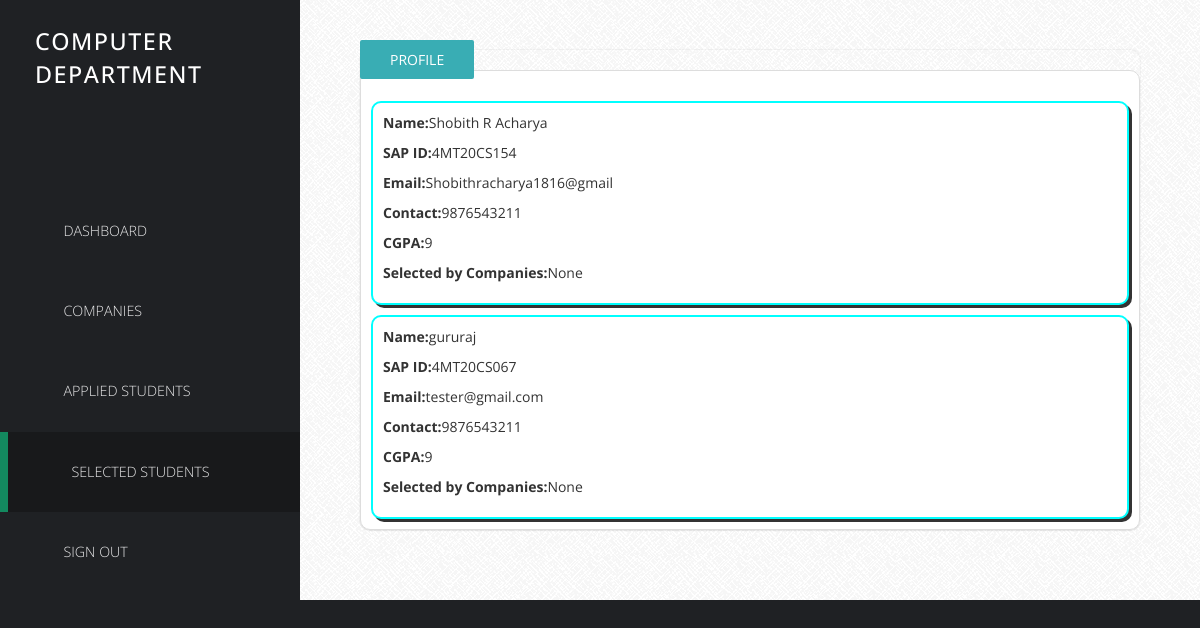
/admin/selected.php (signed in), run on the app's committed database.
### tables this page shows
CREATE TABLE `student` (
  `email` varchar(25) NOT NULL,
  `s_id` int(25) NOT NULL,
  `cgpa` float DEFAULT NULL,
  `dept` varchar(25) NOT NULL,
  `password` varchar(255) NOT NULL,
  `contact` bigint(15) DEFAULT NULL,
  `name` varchar(25) NOT NULL,
  `sapid` varchar(30) NOT NULL
);

### admin/selected.php (the view, shortened to what this page needs)
<?php include '../db.php'; ?>
<!DOCTYPE html>
<html lang="en">
  <head>
    <link href="css/font-awesome.min.css" rel="stylesheet">
    <link href="css/bootstrap.min.css" rel="stylesheet">
    <link href="css/templatemo-style.css" rel="stylesheet">
  </head>
  <body>
    <div class="templatemo-flex-row">
      <div class="templatemo-sidebar">
        <header class="templatemo-site-header">
          <?php
		  $Welcome = "Department";
          echo "<h1>" . $_SESSION['dept'] . "<br>". $Welcome . "</h1>";
		 echo "<br>";
		  ?>
        </header>
        <nav class="templatemo-left-nav">
          <ul>
         <ul>
            <li><a href="hello.php"  ><i class="fa fa-fw"></i>Dashboard</a></li>
            <li><a href="clist.php"><i class="fa  fa-fw"></i>Companies</a></li>
            <li><a href="applied.php" ><i class="fa  fa-fw"></i>Applied Students</a></li>
            <li><a href=# class="active" ><i class="fa  fa-fw"></i>Selected Students</a></li>
            <li><a href="logout.php"><i class="fa  fa-fw"></i>Sign Out</a></li>
          </ul>
        </nav>
      </div>
      <div class="templatemo-content col-1 light-gray-bg">
        <div class="templatemo-content-container">
          <div class="templatemo-content-widget no-padding">
		  	<a href="#" class="templatemo-blue-button">PROFILE</a>
            <div class="panel panel-default table-responsive">
<br>
              <?php
                  $dept=$_SESSION['dept'];
                  $query="SELECT * FROM student WHERE dept='{$dept}'";
                  $select_all_posts_query=mysqli_query($connection,$query);
                    while($row=mysqli_fetch_assoc($select_all_posts_query)){
                              $cname=null;
                              $name=$row['name'];
                              $sapid=$row['sapid'];
                              $email=$row['email'];
                              $contact=$row['contact'];
                              $cgpa=$row['cgpa'];
                            ?>
  <div class="panel panel-default table-responsive" style="border:2px solid cyan;padding:10px;margin:10px;box-shadow:3px 3px">
                                      <p><b>Name:</b><?php echo $name; ?></p>
                                      <p><b>SAP ID:</b><?php echo $sapid; ?></p>
                                      <p><b>Email:</b><?php echo $email; ?></p>
                                      <p><b>Contact:</b><?php echo $contact; ?></p>
                                      <p><b>CGPA:</b><?php echo $cgpa; ?></p>
                                <?php
                                if($cname===null){
                                  ?>
                                    <p><b>Selected by Companies:</b>None</p>
                                    <?php
                                }else{
                                  ?>
                                    <p><b>Selected by Companies:</b><?php echo $cname ?></p>
                                    <?php
                                }
                                ?>
                                    </div>
                                <?php
                              }
                    ?>
			  </div>
			  </div>
			  </div>
        </div>
      </div>
  </body>
</html>

### admin/css/templatemo-style.css (style rules this page uses)
* { font-family: 'Open Sans', sans-serif; }
body { font-size: 13px; }
body, .templatemo-left-nav { background: #1f2124; }
h1, h2, h3 { margin: 0; }
ul { list-style-type: none; margin: 0; padding: 0; }
nav li { font-size: 1.1em; list-style: none; text-transform: uppercase; }
.light-gray-bg { font-family:"Trebuchet MS", "Myriad Pro", Arial, sans-serif; font-size:14px; background:#f4f4f4 url(../images/bg.png) repeat top left; color:#333; overflow-y:scroll; }
.templatemo-sidebar { width: 300px; }
.templatemo-site-header { margin: 25px 30px; }
.templatemo-site-header h1 { color: white; display: inline-block; font-size: 1.8em; font-weight: 500; letter-spacing: 1.5px; line-height: 1.4em; margin: 0 5px; text-transform: uppercase; vertical-align: middle; }
.templatemo-left-nav li { font-weight: 300; }
.templatemo-left-nav a.active, .templatemo-left-nav a:hover { background: #18191b; border-left: 8px solid #13895F; }
.templatemo-left-nav a { color: #e9e9ea; display: block; padding: 30px; transition: all 0.3s ease; }
.templatemo-content { margin-top: 0px; min-height: 600px; padding: 0; overflow-x: hidden; }
.templatemo-content-container { padding: 40px 50px; }
.templatemo-flex-row { display: -webkit-flex; display: -ms-flexbox; display: flex; }
.col-1 { -webkit-flex: 1; -ms-flex: 1; flex: 1; }
.templatemo-content-widget { border-radius: 10px; padding: 30px; position: relative; margin: 10px; box-shadow: 0px 0px 1px 1px rgba(161, 159, 159, 0.1); }
.templatemo-content-widget.no-padding { padding: 0; }
.panel { border-radius: 10px; }
.templatemo-blue-button, .templatemo-white-button { border-radius: 2px; padding: 10px 30px; text-transform: uppercase; transition: all 0.3s ease; }
.templatemo-blue-button { background-color: #39ADB4; border: none; color: white; }
@media only screen and (min-width: 768px) { .templatemo-left-nav { display: block !important; } }

### data on the page
student: name "Shobith R Acharya", sapid "4MT20CS154", email "Shobithracharya1816@gmail", contact "9876543211", cgpa "9"
student: name "gururaj", sapid "4MT20CS067", email "tester@gmail.com", contact "9876543211", cgpa "9"

### other printed values
$_SESSION['dept'] "COMPUTER"
$Welcome "DEPARTMENT"
